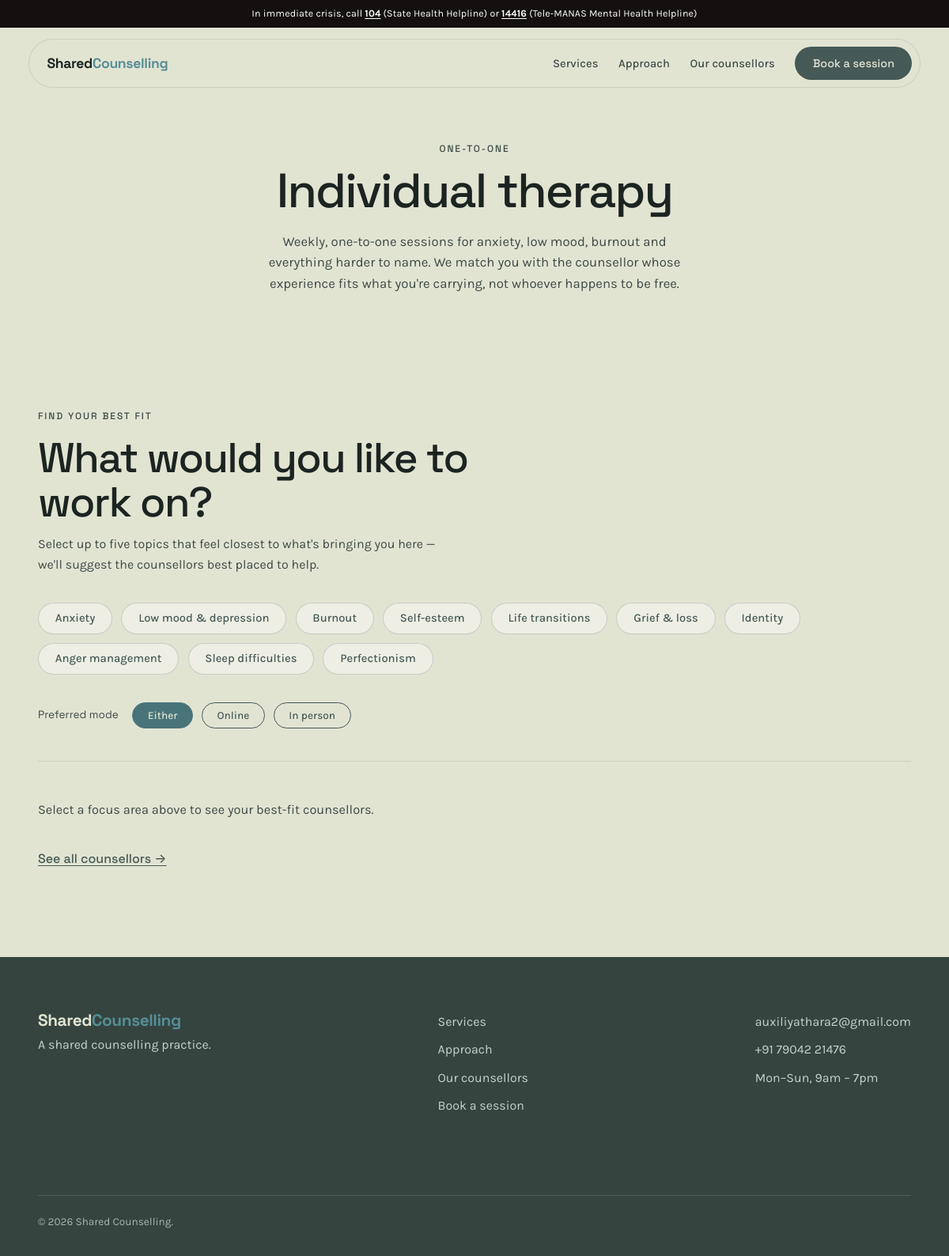
The page /services/individual-therapy/ on the database as committed earlier.
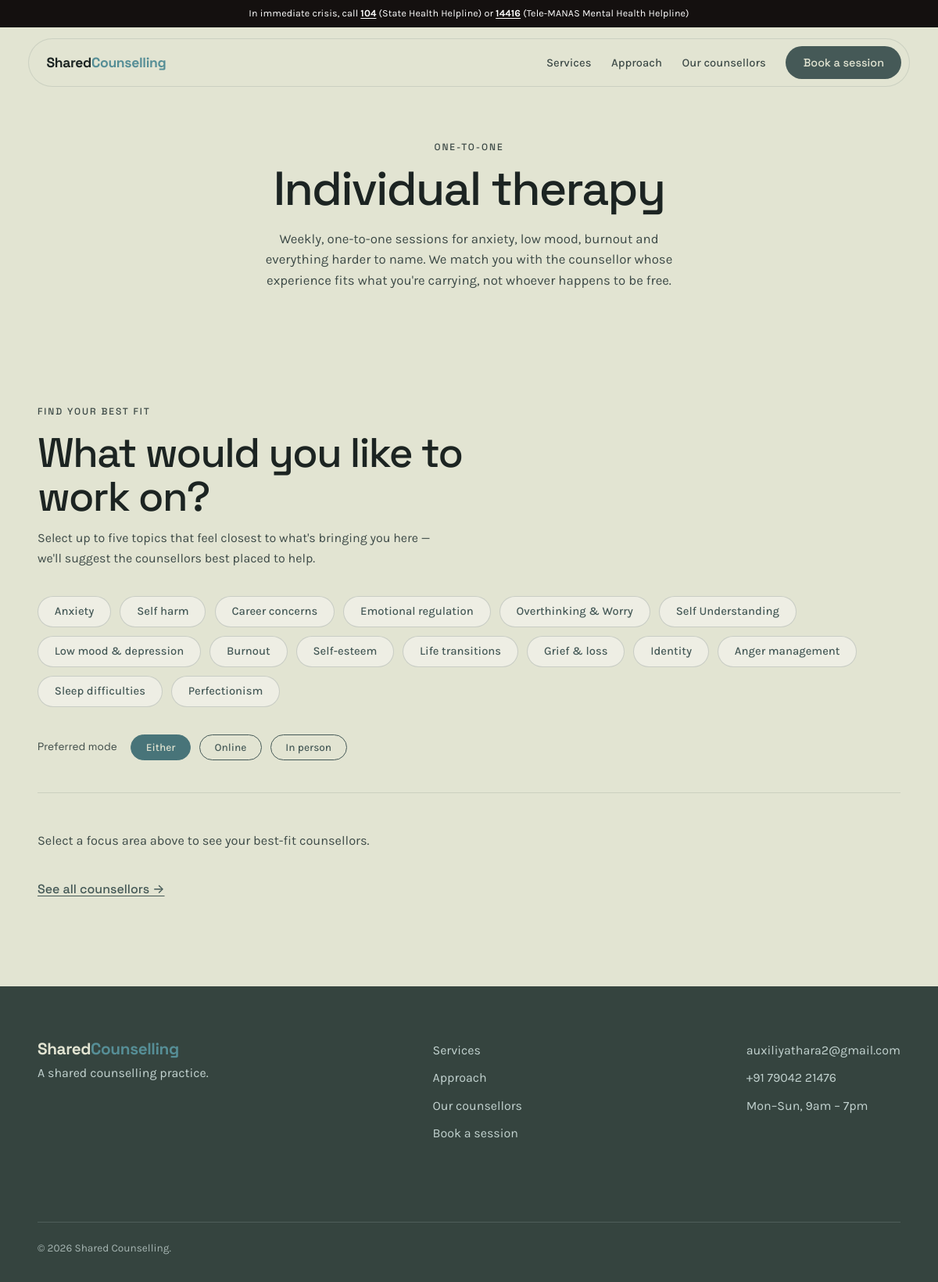
The same page on the database as committed later.
### core/models.py (models this page shows, shortened)
class ServiceCategory(models.Model):
    slug = models.SlugField(max_length=64, unique=True)
    name = models.CharField(max_length=120)
    eyebrow = models.CharField(max_length=80)
    intro = models.TextField()
    order = models.PositiveSmallIntegerField(default=0)
    class Meta:
        ordering = ["order"]

class Topic(models.Model):
    slug = models.SlugField(max_length=64, unique=True)
    label = models.CharField(max_length=120)
    category = models.ForeignKey(ServiceCategory, on_delete=models.CASCADE, related_name="topics")
    order = models.PositiveSmallIntegerField(default=0)
    class Meta:
        ordering = ["category__order", "order"]

### core/views.py (the view)
# urls.py: path('services/<slug:slug>/', views.service_detail, name='service_detail'),
def service_detail(request, slug):
    service = get_services().get(slug)
    if service is None:
        raise Http404("Unknown service")
    topic_labels = get_topic_labels()
    topics = [
        {"slug": topic_slug, "label": topic_labels[topic_slug]}
        for topic_slug in service["topics"]
    ]
    context = {
        "service": service,
        "topics": topics,
        "counsellors": get_counsellors(bookable_only=True),
    }
    return render(request, "service_detail.html", context)

### core/data.py (called while the page is built)
def get_topic_labels():
    return {t.slug: t.label for t in Topic.objects.select_related("category")}

def get_services():
    return {
        category.slug: {
            "name": category.name,
            "eyebrow": category.eyebrow,
            "intro": category.intro,
            "topics": [t.slug for t in category.topics.all()],
        }
        for category in ServiceCategory.objects.prefetch_related("topics")
    }

def _placeholder_path(path):
    if path.endswith(".png") and path.startswith("images/face_"):
        return f"{path[:-4]}.avif"
    return path

def _resolve_photos(counsellor):
    placeholder = static(_placeholder_path(counsellor.photo_placeholder))
    if not counsellor.photo:
        return placeholder, placeholder
    storage = counsellor.photo.storage
    name = counsellor.photo.name
    thumb_path = thumb_name(name)
    card_path = card_name(name)
    if not storage.exists(thumb_path) or not storage.exists(card_path):
        write_variants(counsellor)
        name = counsellor.photo.name
        thumb_path = thumb_name(name)
        card_path = card_name(name)
    detail = storage.url(card_path) if storage.exists(card_path) else counsellor.photo.url
    thumb = storage.url(thumb_path) if storage.exists(thumb_path) else counsellor.photo.url
    return detail, thumb

def _working_hours_dict(counsellor):
    hours = {}
    for block in counsellor.hour_blocks.all():
        hours.setdefault(block.weekday, []).append(
            (block.start_time.strftime("%H:%M"), block.end_time.strftime("%H:%M"))
        )
    return hours

def _specialties_dict(counsellor):
    return {link.topic.slug: link.level for link in counsellor.specialty_links.all()}

def _to_dict(counsellor):
    photo, photo_thumb = _resolve_photos(counsellor)
    return {
        "slug": counsellor.slug,
        "name": counsellor.name,
        "credentials": counsellor.credentials,
        "photo": photo,
        "photo_thumb": photo_thumb,
        "is_active": counsellor.is_active,
        "modes": counsellor.modes,
        "languages": counsellor.languages,
        "location": counsellor.location,
        "intro": counsellor.intro,
        "bio": counsellor.bio,
        "modalities": counsellor.modalities,
        "specialties": _specialties_dict(counsellor),
        "fee_note": counsellor.fee_note,
        "working_hours": _working_hours_dict(counsellor),
    }

### core/images.py (called while the page is built)
def thumb_name(photo_name):
    return f"counsellors/thumbs/{Path(photo_name).stem}.webp"

### core/templates/service_detail.html (shortened to what this page needs)
{% extends "base.html" %}
{% load static %}
{% block extra_css %}<link rel="stylesheet" href="{% static 'css/service.css' %}" />{% endblock %}
{% block content %}
      <section class="service-hero" aria-labelledby="service-heading">
        <div class="wrap">
          <p class="eyebrow">{{ service.eyebrow }}</p>
          <h1 id="service-heading">{{ service.name }}</h1>
          <p class="lede">{{ service.intro }}</p>
        </div>
      </section>
      <section class="focus-picker" aria-labelledby="focus-heading">
        <div class="wrap">
          <header class="section-head">
            <p class="eyebrow">Find your best fit</p>
            <h2 id="focus-heading">What would you like to work on?</h2>
            <p class="focus-hint">
              Select up to five topics that feel closest to what's bringing
              you here — we'll suggest the counsellors best placed to help.
            </p>
          </header>
          <div class="topic-grid" id="topicGrid" role="group" aria-label="Focus areas">
            {% for topic in topics %}
            <button type="button" class="topic-chip" data-topic="{{ topic.slug }}">{{ topic.label }}</button>
            {% endfor %}
          </div>
          <div class="mode-filter" role="group" aria-label="Preferred mode">
            <span class="filter-label">Preferred mode</span>
            <button type="button" class="mode-chip is-active" data-mode="any">Either</button>
            <button type="button" class="mode-chip" data-mode="online">Online</button>
            <button type="button" class="mode-chip" data-mode="in-person">In person</button>
          </div>
          <div class="matches" aria-live="polite">
            <p class="matches-empty" id="matchesEmpty">
              Select a focus area above to see your best-fit counsellors.
            </p>
          </div>
          <p class="see-all-counsellors">
            <a href="{% url 'counsellors' %}">See all counsellors →</a>
          </p>
        </div>
      </section>
{% endblock %}

### core/templates/base.html (shortened to what this page needs)
{% load static %}
<!doctype html>
<html lang="en">
  <head>
    <link rel="stylesheet" href="{% static 'css/index.css' %}" />
    {% block extra_css %}{% endblock %}
  </head>
  <body>
    <div class="crisis-bar">
      <span class="crisis-bar-full">In immediate crisis, call <a href="tel:104">104</a> (State Health Helpline) or <a href="tel:14416">14416</a> (Tele-MANAS Mental Health Helpline)</span>
    </div>
    <header class="site-header">
      <a class="brand" href="{% url 'index' %}#top">Shared<em>Counselling</em></a>
      <nav class="site-nav" aria-label="Primary">
        <ul>
          <li><a href="{% url 'index' %}#services">Services</a></li>
          <li><a href="{% url 'index' %}#approach">Approach</a></li>
          <li><a href="{% url 'index' %}#counsellors">Our counsellors</a></li>
          <li><a href="{% url 'book' %}" class="btn btn-dark">Book a session</a></li>
        </ul>
      </nav>
    </header>
    <main id="top">
      {% block content %}{% endblock %}
    </main>
    <footer class="site-footer">
      <div class="wrap">
        <div>
          <a class="brand" href="{% url 'index' %}#top">Shared<em>Counselling</em></a>
          <p>A shared counselling practice.</p>
        </div>
        <nav aria-label="Footer">
          <ul>
            <li><a href="{% url 'index' %}#services">Services</a></li>
            <li><a href="{% url 'index' %}#approach">Approach</a></li>
            <li><a href="{% url 'index' %}#counsellors">Our counsellors</a></li>
            <li><a href="{% url 'book' %}">Book a session</a></li>
          </ul>
        </nav>
        <address>
          auxiliyathara2@gmail.com<br />
          +91 79042 21476<br />
          Mon–Sun, 9am – 7pm
        </address>
        <small>© 2026 Shared Counselling.</small>
      </div>
    </footer>
  </body>
</html>

### static/css/index.css (style rules this page uses)
:root { --slate: #455957; --slate-deep: #35443f; --sage: #e2e4d2; --surface: #eeeee4; --teal: #568e96; --teal-soft: #c3d3d0; --ink: #1c2422; --ink-soft: #3d4a47; --radius-lg: 28px; --radius: 16px; --font-display: "Space Grotesk", -apple-system, sans-serif; --font-body: "Karla", -apple-system, sans-serif; --crisis-bar-h: 2.2rem; }
* { margin: 0; padding: 0; box-sizing: border-box; -webkit-tap-highlight-color: transparent; user-select: none; -webkit-user-select: none; }
html { scroll-behavior: smooth; }
body { font-family: var(--font-body); background: var(--sage); color: var(--ink); line-height: 1.6; -webkit-font-smoothing: antialiased; overflow-x: hidden; padding-top: var(--crisis-bar-h); }
.crisis-bar { position: fixed; top: 0; left: 0; right: 0; height: var(--crisis-bar-h); z-index: 150; display: flex; align-items: center; justify-content: center; gap: 0.3rem; padding-inline: 1rem; background: #14100f; color: #fff; font-family: var(--font-body); font-size: 0.78rem; letter-spacing: 0.01em; text-align: center; }
.crisis-bar a { color: #fff; font-weight: 700; text-decoration: underline; text-underline-offset: 2px; }
a { color: inherit; }
.wrap { width: min(1200px, 92%); margin-inline: auto; }
.eyebrow { font-family: var(--font-display); font-size: 0.75rem; font-weight: 500; letter-spacing: 0.16em; text-transform: uppercase; color: var(--ink-soft); }
.btn { display: inline-flex; align-items: center; gap: 0.5rem; padding: 0.9rem 1.9rem; border-radius: 999px; font-family: var(--font-display); font-weight: 500; font-size: 1rem; text-decoration: none; transition: transform 0.25s cubic-bezier(0.2, 0.8, 0.3, 1), background 0.25s, box-shadow 0.25s; }
.btn-dark { background: var(--slate); color: var(--sage); }
.site-header { position: fixed; top: calc(var(--crisis-bar-h) + 14px); left: 50%; transform: translateX(-50%); width: min(1200px, 94%); z-index: 100; background: color-mix(in srgb, var(--sage) 78%, transparent); backdrop-filter: blur(14px); border: 1px solid color-mix(in srgb, var(--slate) 14%, transparent); border-radius: 999px; padding: 0.55rem 0.6rem 0.55rem 1.4rem; display: flex; align-items: center; justify-content: space-between; }
.brand { font-family: var(--font-display); font-weight: 700; font-size: 1.1rem; letter-spacing: -0.02em; text-decoration: none; }
.brand em { font-style: normal; color: var(--teal); }
.site-nav ul { display: flex; align-items: center; gap: 1.6rem; list-style: none; }
.site-nav a:not(.btn) { font-size: 0.92rem; font-weight: 500; color: var(--ink-soft); text-decoration: none; transition: color 0.2s; }
.site-nav .btn { padding: 0.6rem 1.4rem; font-size: 0.9rem; }
section { padding-block: 7rem; }
.section-head { max-width: 62ch; margin-bottom: 3.5rem; }
.section-head h2 { font-family: var(--font-display); font-weight: 500; font-size: clamp(2rem, 4.4vw, 3.4rem); line-height: 1.06; letter-spacing: -0.03em; margin-top: 0.9rem; }
.site-footer { background: var(--slate-deep); color: var(--teal-soft); padding: 4rem 0 2rem; }
.site-footer .wrap { display: flex; flex-wrap: wrap; gap: 3rem; justify-content: space-between; }
.site-footer .brand { color: var(--sage); font-size: 1.3rem; }
.site-footer nav ul { list-style: none; line-height: 2.2; }
.site-footer a { color: var(--teal-soft); text-decoration: none; }
.site-footer address { font-style: normal; line-height: 2.2; }
.site-footer small { display: block; width: 100%; margin-top: 3rem; padding-top: 1.4rem; border-top: 1px solid rgba(195, 211, 208, 0.18); color: color-mix(in srgb, var(--teal-soft) 80%, var(--slate-deep)); font-size: 0.85rem; }

Rows that differ between the two databases and show on the page:
added Topic: label "Self harm"
added Topic: label "Career concerns"
added Topic: label "Emotional regulation"
added Topic: label "Overthinking & Worry"
added Topic: label "Self Understanding"
